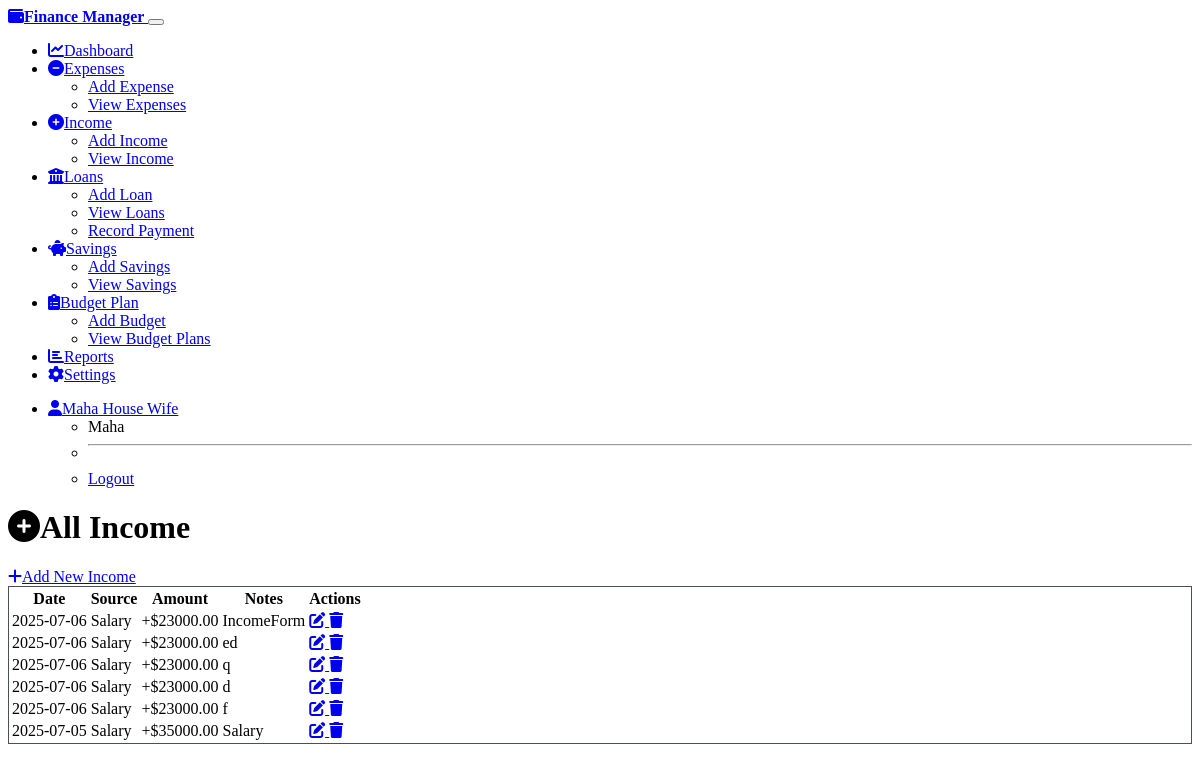
Before: /income/list (signed in) with the older database file.
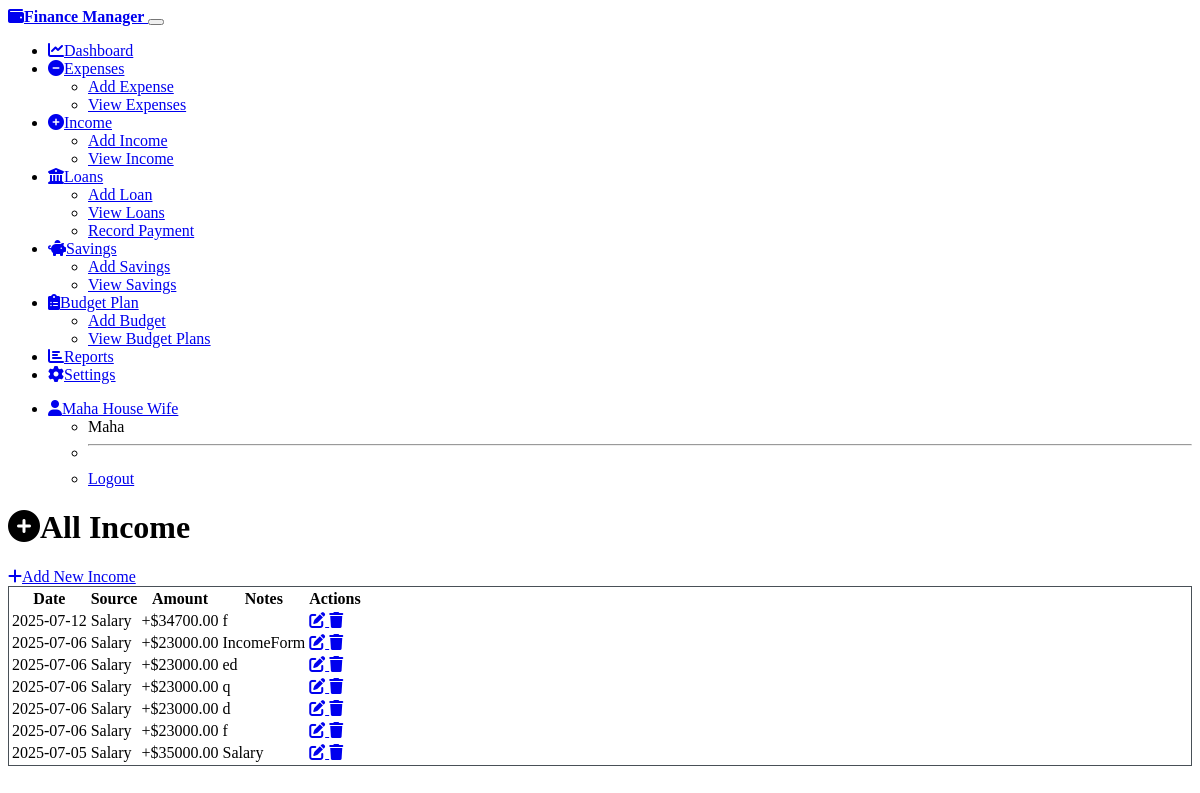
After: the same page with the newer database file.
### models.py (models this page shows)
class Income(db.Model):
    __tablename__ = 'income'
    id = db.Column(db.Integer, primary_key=True, autoincrement=True)
    household_id = db.Column(db.Integer, db.ForeignKey('household.id'), nullable=False)
    source = db.Column(db.String(100))
    amount = db.Column(db.Numeric(12, 2), nullable=False)
    currency = db.Column(db.String(3), default='USD')
    income_date = db.Column(db.Date, nullable=False)
    notes = db.Column(db.String(255))
    created_at = db.Column(db.DateTime, default=datetime.utcnow)

### routes.py (the view)
@income_bp.route('/list')
@login_required
def list_income():
    page = request.args.get('page', 1, type=int)
    incomes = Income.query.filter_by(household_id=current_user.household_id)\
        .order_by(desc(Income.income_date))\
        .paginate(page=page, per_page=20, error_out=False)
    return render_template('income/list.html', incomes=incomes)

### templates/income/list.html (shortened to what this page needs)
{% extends "base.html" %}
{% block content %}
<div class="d-flex justify-content-between align-items-center mb-4">
    <h1><i class="fas fa-plus-circle me-2"></i>All Income</h1>
    <a href="{{ url_for('income.add_income') }}" class="btn btn-success">
        <i class="fas fa-plus me-2"></i>Add New Income
    </a>
</div>
<div class="card">
    <div class="card-body">
        {% if incomes.items %}
        <div class="table-responsive">
            <table class="table table-striped">
                <thead>
                    <tr>
                        <th>Date</th>
                        <th>Source</th>
                        <th>Amount</th>
                        <th>Notes</th>
                        <th>Actions</th>
                    </tr>
                </thead>
                <tbody>
                    {% for income in incomes.items %}
                    <tr>
                        <td>{{ income.income_date.strftime('%Y-%m-%d') }}</td>
                        <td>{{ income.source }}</td>
                        <td><span class="text-success">+${{ "%.2f"|format(income.amount) }}</span></td>
                        <td>{{ income.notes or '-' }}</td>
                        <td>
                                <a href="{{ url_for('income.edit_income', id=income.id) }}" class="btn btn-sm btn-outline-primary">
                                    <i class="fas fa-edit"></i>
                                </a>
                                <a href="{{ url_for('income.delete_income', id=income.id) }}"
                                   class="btn btn-sm btn-outline-danger"
                                   onclick="return confirm('Are you sure you want to delete this income?')">
                                    <i class="fas fa-trash"></i>
                                </a>
                        </td>
                    </tr>
                    {% endfor %}
                </tbody>
            </table>
        </div>
        {% endif %}
    </div>
</div>
{% endblock %}

Changed rows visible on the page:
added Income: income_date "2025-07-12", source "Salary", amount "34700.00", notes "f"
